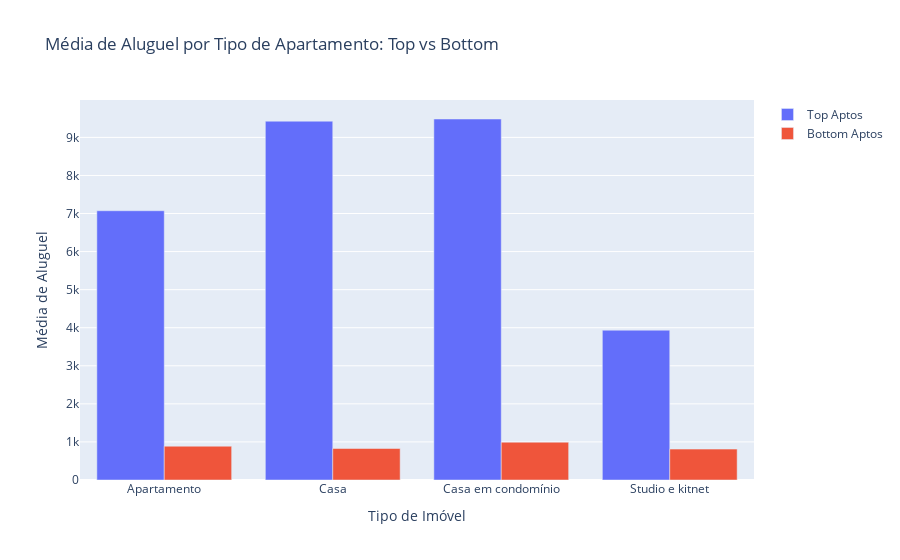

Notebook cell for this chart:
### Markdown cell above
E quando olhamos por tipo de imóvel?

### Code cell
rent_by_type_top = top_aptos.groupby('type')['rent'].mean().reset_index()
rent_by_type_bottom = bottom_aptos.groupby('type')['rent'].mean().reset_index()

fig = go.Figure()

fig.add_trace(go.Bar(
    x=rent_by_type_top['type'],
    y=rent_by_type_top['rent'],
    name='Top Aptos'))

fig.add_trace(go.Bar(
    x=rent_by_type_bottom['type'],
    y=rent_by_type_bottom['rent'],
    name='Bottom Aptos'))

fig.update_layout(
    title='Média de Aluguel por Tipo de Apartamento: Top vs Bottom',
    xaxis_title='Tipo de Imóvel',
    yaxis_title='Média de Aluguel')

fig.show()

### Figure 1 — Plotly figure (JSON) as saved in the notebook; plotly's stock layout.template omitted (floating-point values rounded to 4 significant figures)
{"data": [{"name": "Top Aptos", "type": "bar", "x": ["Apartamento", "Casa", "Casa em condomínio", "Studio e kitnet"], "y": [7073.0, 9426.0, 9483.0, 3936.0]}, {"name": "Bottom Aptos", "type": "bar", "x": ["Apartamento", "Casa", "Casa em condomínio", "Studio e kitnet"], "y": [888.1, 827.1, 993.3, 811.2]}], "layout": {"title": {"text": "Média de Aluguel por Tipo de Apartamento: Top vs Bottom"}, "xaxis": {"title": {"text": "Tipo de Imóvel"}}, "yaxis": {"title": {"text": "Média de Aluguel"}}}}
